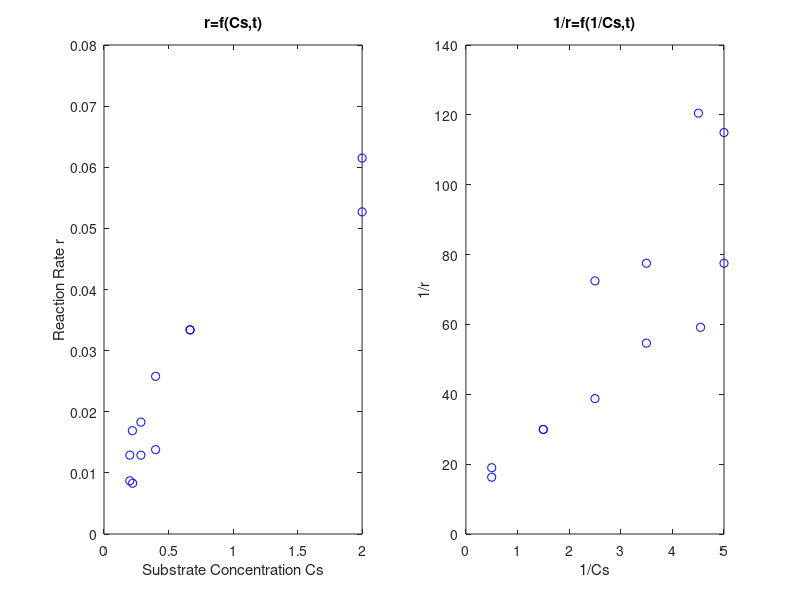
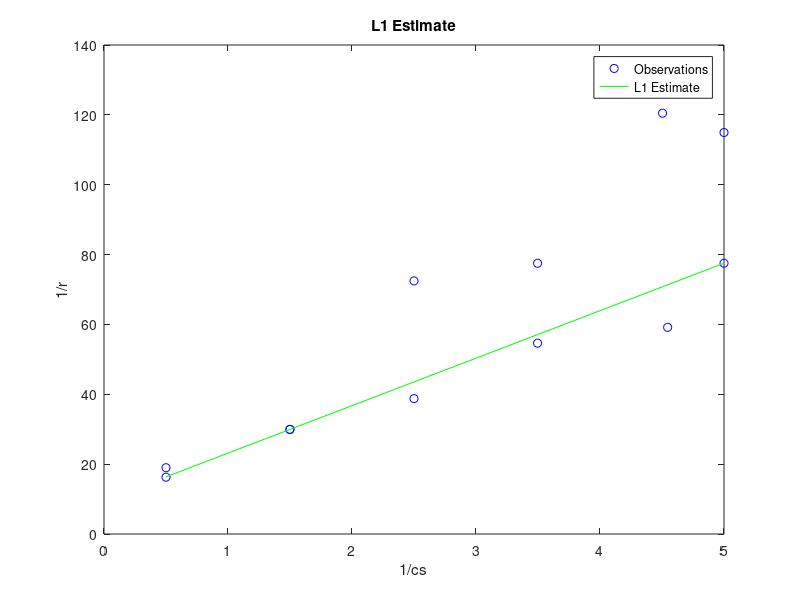
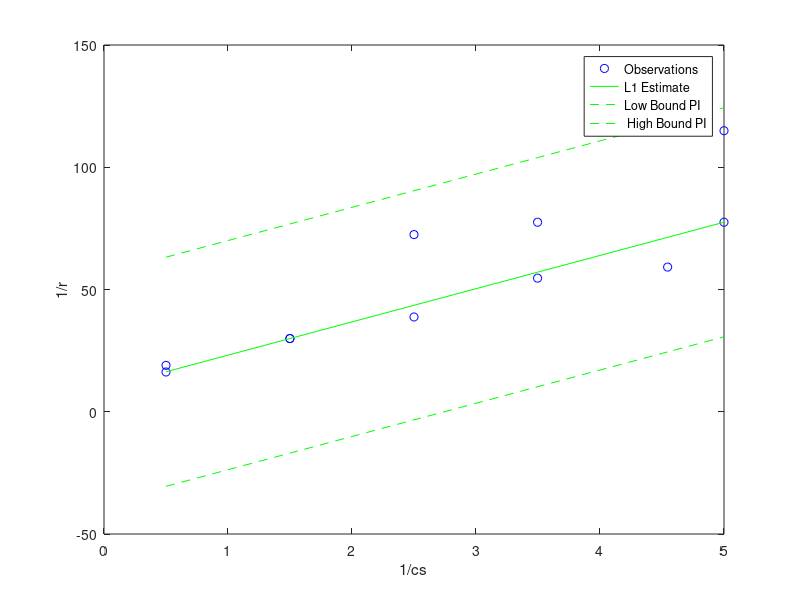
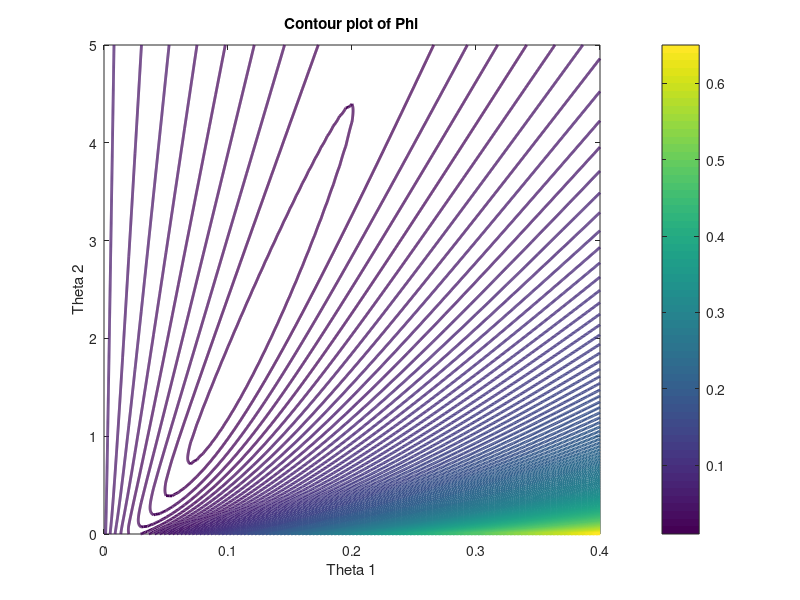

Recreate these plots in MATLAB, in order.
%% PROBLEM 2
%% %%%%%%%%%%%%%%%%%%%%%%%%%%%%%% PROBLEM 2.1%%%%%%%%%%%%%%%%%%%%%%%%%%%%%%%%%
%% Q1: PLOT DATA

data_pb2=[2.0000 ,   0.0615;
    2.0000 ,   0.0527;
    0.6670 ,   0.0334;
    0.6670 ,   0.0334;
    0.4000 ,   0.0138;
    0.4000 ,   0.0258;
    0.2860 ,   0.0129;
    0.2860 ,   0.0183;
    0.2220 ,   0.0083;
    0.2200 ,   0.0169;
    0.2000 ,   0.0129;
    0.2000 ,   0.0087];

n_obs=length(data_pb2);
cs=data_pb2(:,1);%ubstrat concentration
r=data_pb2(:,2);%reaction rate
p=2;
%% Plot data and transformed data

figure(1);
subplot(1,2,1)
plot(cs,r,'bo')
xlabel('Substrate Concentration Cs')
ylabel('Reaction Rate r')
title('r=f(Cs,t)')
subplot(1,2,2)
plot(1./cs,1./r,'bo')
xlabel('1/Cs')
ylabel('1/r')
title('1/r=f(1/Cs,t)')

%% l1 estimation

%p1=theta2/theta1 and p2=1/theta1 ---> 1/r=p1*1/cs+p2

r_inv=1./r;
cs_inv=1./cs;
n=length(r_inv);
A=[cs_inv,ones(n,1)];
b=r_inv;


f_lp=[zeros(p,1);ones(n,1)];
A_lp=[-A,-eye(n);A,-eye(n)];
b_lp=[-b;b];

x_l1 = linprog(f_lp,A_lp,b_lp); 
x_l1=x_l1(1:2);
y_l1=A*x_l1;

%theta2=p1/p2 and theta1=1/p2
theta1=1/x_l1(2)
theta2=x_l1(1)/x_l1(2)

figure(2)
plot(cs_inv,r_inv,'bo',cs_inv,y_l1,'g');
legend('Observations','L1 Estimate')
title('L1 Estimate')
xlabel('1/cs')
ylabel('1/r')

res_l1=r_inv-y_l1;

%Goodness of the fit

%Predictions
std_noise=sqrt(sum(res_l1.^2)/length(res_l1));
PI_data_l1=y_l1+tinv([0.025  0.975],n-p)*std_noise;

figure(3)
plot(cs_inv,r_inv,'bo',cs_inv,y_l1,'g',cs_inv,PI_data_l1(:,1),'--g',cs_inv,PI_data_l1(:,2),'--g')
legend('Observations','L1 Estimate','Low Bound PI',' High Bound PI')
xlabel('1/cs')
ylabel('1/r')


%% %%%%%%%%%%%%%%%%%%%%%%%%%%%%%% PROBLEM 2.2%%%%%%%%%%%%%%%%%%%%%%%%%%%%%%%%%
%% Contour Plot

theta1 = 0:0.005:0.4;
theta2 = 0:0.005:5;
[Theta1,Theta2] = meshgrid(theta1,theta2);
F=zeros(length(theta2),length(theta1));
for i=1:n_obs
    F=F+(r(i)-Theta1*cs(i)./(Theta2+cs(i))).^2;
end

F=1/2*sqrt(F);

 figure(4);
v = [0:0.01:5 0:0.01:0.8 0:0.005:2];
[c,h]=contour(Theta1,Theta2,F,v,'linewidth',2);
title('Contour plot of Phi')
xlabel('Theta 1')
ylabel('Theta 2')
colorbar


%% LSQNONLIN  
f_=@(theta_)(r-theta_(1)*cs/(theta_(2)+cs));

x0=[0.1,1.4];
x_opt = lsqnonlin(f_,x0);
%% Error estimation
var_est=1/(n-p)*sum((r-x_opt(1)*cs./(x_opt(2)+cs)).^2);
J=[cs./(x_opt(2)+cs),-x_opt(1)*cs./(x_opt(2)+cs).^2];
H=J'*J;

C=inv(H);
PI_theta=x_opt+[1,-1]'.* tinv([0.025  0.975],n-p) *sqrt(var_est)*sqrt(C);
r_est=x_opt(1)*cs./(x_opt(2)+cs);

%% Final Contour Plot
theta1 = 0:0.005:0.4;
theta2 = 0:0.005:5;
[Theta1,Theta2] = meshgrid(theta1,theta2);
F=zeros(length(theta2),length(theta1));
for i=1:n
 
    F=F+(r(i)-Theta1*cs(i)./(Theta2+cs(i))).^2;
end

F=1/2*sqrt(F);

 figure(5);
v = [0:0.01:5 0:0.01:0.8 0:0.005:2];
[c,h]=contour(Theta1,Theta2,F,v,'linewidth',2);
hold on;
 scatter(x_opt(1),x_opt(2),100,'reds','filled','h')
title('Contour plot of Phi')
xlabel('Theta 1')
ylabel('Theta 2')
colorbar

%% Plot reaction

